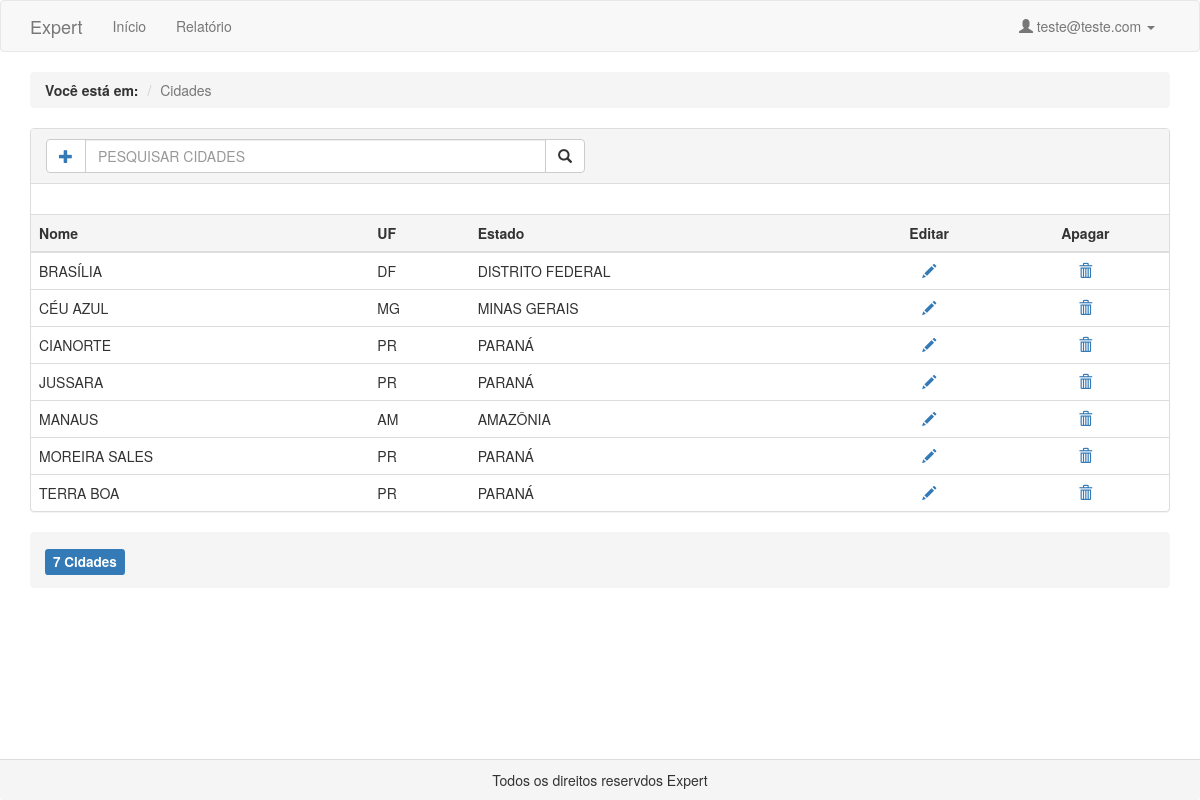
/pages/cidades_home.php (signed in), run on the app's committed database.
### tables this page shows
CREATE TABLE `cidades` (
  `cod_cidade` int(11) NOT NULL,
  `nome` varchar(100) NOT NULL,
  `uf` varchar(2) NOT NULL,
  `estado` varchar(100) NOT NULL
);

### pages/cidades_home.php (the view, shortened to what this page needs)
<?php
	@$pesquisar = $_POST['pesquisar'];
	@$situacao = $_POST['optradio'];
	if( $situacao == NULL){
		$sql = "SELECT * from cidades WHERE nome LIKE  '%$pesquisar%' order by nome LIMIT 100";
	}elseif($situacao == 'Todas'){
		$sql = "SELECT * from cidades WHERE nome LIKE  '%$pesquisar%' order by nome LIMIT 100";
	}else{
		$sql = "SELECT * from cidades WHERE nome LIKE  '%$pesquisar%' AND situacao = '$situacao' order by nome LIMIT 100";
	}
	$objDb = new db();
	$link = $objDb->conecta_mysqli();
	$resultado_id = mysqli_query($link, $sql);
	$cid = "SELECT count(*)as total from cidades";
	$resul = mysqli_query($link, $cid);
	$value = mysqli_fetch_assoc($resul);
	$allCidades = $value['total'];
 ?>
<!DOCTYPE html>
<html>
	<head>
		<link rel="stylesheet" type="text/css" href="../bootstrap/css/bootstrap.min.css" ></link>
	</head>
<body>
	<nav class="navbar navbar-default">
		<div class="container">
			<div class="navbar-header">
				<a class="navbar-brand" href="#">
					<span title="Logo Expert">
						<div id="logoSVG">Expert</div>
					</span>
				</a>
		  	</div>
		  	<div class="collapse navbar-collapse" id="bs-example-navbar-collapse-1">
				<ul class="nav navbar-nav">
					<li><a href="home.php">Início <span class="sr-only">(current)</span></a></li>
					<li><a href="#">Relatório</a></li>
				</ul>
				<ul class="nav navbar-nav navbar-right">
					<li class="dropdown">
						<a href="#" class="dropdown-toggle" data-toggle="dropdown" role="button" aria-haspopup="true" aria-expanded="false">
							<span class="glyphicon glyphicon-user"></span>
						  	<?php
							  echo $_SESSION['login']
						  	?> <span class="caret"></span></a>
				  	</li>
				</ul>
		  	</div>
		</div>
	</nav>
	<div class="container">
		<ol class="breadcrumb alert-default">
			<li><strong>Você está em:</a></strong></li>
			<li class="active">Cidades</li>
		</ol>
		<div class="panel panel-default">
			<div class="panel-heading">
				<div class="row">
					<form name="frmPesquisar" method="POST" id="pesquisar">
						<div class="col-sm-6">
							<div class="input-group">
						    	<span class="input-group-btn">
						        	<span class="btn btn-default" type="button" data-toggle="tooltip" data-placement="bottom" title="Cadastrar nova cidade">
						        		<a href="../pages/cidades_cadastrar.php">
											<span class="glyphicon glyphicon-plus"></span>
										</a>
						        	</span>
						    	</span>
						     	<input class="form-control" style="text-transform: uppercase;" name="pesquisar" type="text" placeholder="Pesquisar cidades">
						      	<span class="input-group-btn">
						        	<button id="pegou" type="submit" class="btn btn-default haha">
						    			<span class="glyphicon glyphicon-search"  data-toggle="tooltip" data-placement="bottom"  title="Pesquisar cidades"></span>
						    		</button>
						      	</span>
						    </div>
						</div>
					</form>
				</div>
			</div>
			<div class="panel-body">
			</div>
			<table class="table table-hover table-responsive">
				<thead>
					<tr class="active">
						<th>Nome</th>
						<th>UF</th>
						<th>Estado</th>
						<th style="text-align: center;">Editar</th>
						<th style="text-align: center;">Apagar</th>
					</tr>
				</thead>
				<?php while ($dado = $resultado_id->fetch_array()) {?>
					<tr>
						<td style="text-transform: uppercase;"><?php echo $dado["nome"]; ?></td>
						<td><?php echo $dado["uf"]; ?></td>
						<td><?php echo $dado["estado"]; ?></td>
						<th style="text-align: center;">
							<a href="../pages/cidades_alterar.php?cod=<?php echo $dado["cod_cidade"]; ?>">
								<span data-toggle="tooltip" data-placement="bottom" title="Alterar esta cidade" class="glyphicon glyphicon-pencil"></span>
							</a>
					  	<th style="text-align: center;">
							<a href="javascript:
								if(confirm('Tem certeza que deseja excluir esta cidade? <?php echo $dado["nome"]; ?>'))
									{ location.href='../pages/cidades_excluir.php?cod=<?php echo $dado["cod_cidade"]; ?>'}">
								<span class="glyphicon glyphicon-trash" data-toggle="tooltip" data-placement="bottom" title="Excluir esta cidade"></span>
							</a>
					</tr>
				<?php } ?>
			</table>
		</div>
	</div>
	<div class="container">
		<div class="breadcrumb">
			<h4>
				<span class="label label-primary">
					<?php echo $allCidades; ?> Cidades
				</span>
			</h4>
		</div>
	</div>
	<div class="panel-footer" id="rodape" style="bottom: 0px; position: fixed; width: 100%;	text-align: center;">
		Todos os direitos reservdos Expert
	</div>
</body>
</html>

### data on the page
cidades: nome "BRASÍLIA", uf "DF", estado "DISTRITO FEDERAL"
cidades: nome "CÉU AZUL", uf "MG", estado "MINAS GERAIS"
cidades: nome "CIANORTE", uf "PR", estado "PARANÁ"
cidades: nome "JUSSARA", uf "PR", estado "PARANÁ"
cidades: nome "MANAUS", uf "AM", estado "AMAZÔNIA"
cidades: nome "MOREIRA SALES", uf "PR", estado "PARANÁ"
cidades: nome "TERRA BOA", uf "PR", estado "PARANÁ"

### other printed values
$_SESSION['login'] "teste@teste.com"
$allCidades "7"
